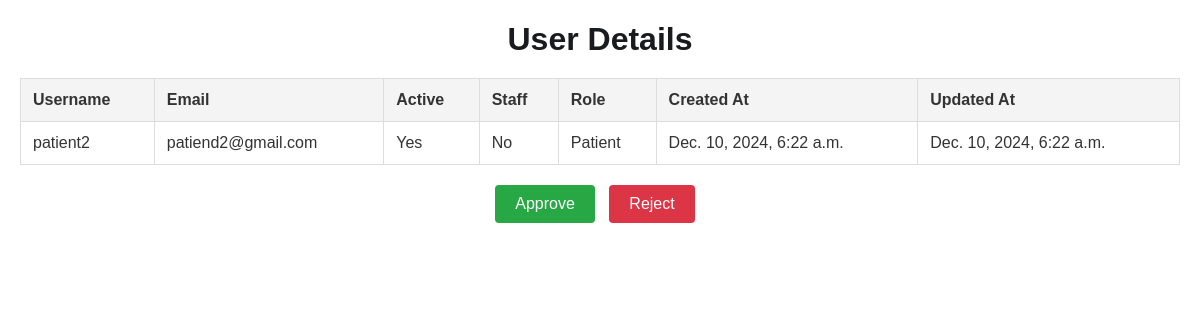
The page /add_patient/6/ (signed in) on the database its author committed.
### clinic_mgt_app/models.py (models this page shows, shortened)
class CustomUser(AbstractBaseUser,PermissionsMixin):
    username=models.CharField(max_length=100,unique=True)
    email=models.EmailField(blank=True,null=True)
    is_active=models.BooleanField(default=True,verbose_name='active')
    is_staff=models.BooleanField(default=False)
    role=models.IntegerField(choices=ROLE_CHOICE,null=True)
    created_at=models.DateTimeField(auto_now_add=True)
    updated_at=models.DateTimeField(auto_now=True)
    is_approved = models.BooleanField(default=False)
    USERNAME_FIELD='username'
    REQUIRED_FIELDS=[]
    objects=CustomUserManager()

### clinic_mgt_app/views.py (the view)
# urls.py: path('add_patient/<int:id>/',views.add_patient,name='add_patient'),
@login_required
def add_patient(request,id):
    main = CustomUser.objects.get(id=id)
    context = {'main':main}
    return render(request,'add_patient.html',context)

### clinic_mgt_app/templates/add_patient.html (shortened to what this page needs)
<!DOCTYPE html>
<html lang="en">
<head>
</head>
<body>
    <h1>User Details</h1>
    <table>
        <tr>
            <th>Username</th>
            <th>Email</th>
            <th>Active</th>
            <th>Staff</th>
            <th>Role</th>
            <th>Created At</th>
            <th>Updated At</th>
        </tr>
        <tr>
            <td>{{ main.username }}</td>
            <td>{{ main.email }}</td>
            <td>{{ main.is_active|yesno:"Yes,No" }}</td>
            <td>{{ main.is_staff|yesno:"Yes,No" }}</td>
            <td>{{ main.get_role_display }}</td>
            <td>{{ main.created_at }}</td>
            <td>{{ main.updated_at }}</td>
        </tr>
    </table>
    <div class="action-buttons">
        <button type="button" class="btn btn-success" onclick="location.href='{% url 'approve' main.id %}'">Approve</button>
        <button type="button" class="btn btn-danger" onclick="location.href='{% url 'remove' main.id %}'">Reject</button>
    </div>
</body>
</html>

### clinic_mgt_app/templates/add_patient.html (style rules this page uses)
body { font-family: Arial, sans-serif; margin: 20px; color: #333; }
h1 { text-align: center; color: #1A1B1E; margin-bottom: 20px; }
table { width: 100%; border-collapse: collapse; margin-bottom: 20px; }
th, td { border: 1px solid #ddd; text-align: left; padding: 12px; }
th { background-color: #f4f4f4; color: #333; }
td { background-color: #fff; }
button { padding: 10px 20px; border: none; border-radius: 4px; cursor: pointer; font-size: 16px; margin-right: 10px; transition: background-color 0.3s, color 0.3s; }
.btn-success { background-color: #28a745; color: #fff; }
.btn-danger { background-color: #dc3545; color: #fff; }
.action-buttons { text-align: center; }

### rows shown on the page
CustomUser: username "patient2", email "patiend2@gmail.com", is_active "Yes", is_staff "No", role "Patient", created_at "Dec. 10, 2024, 6:22 a.m.", updated_at "Dec. 10, 2024, 6:22 a.m."
